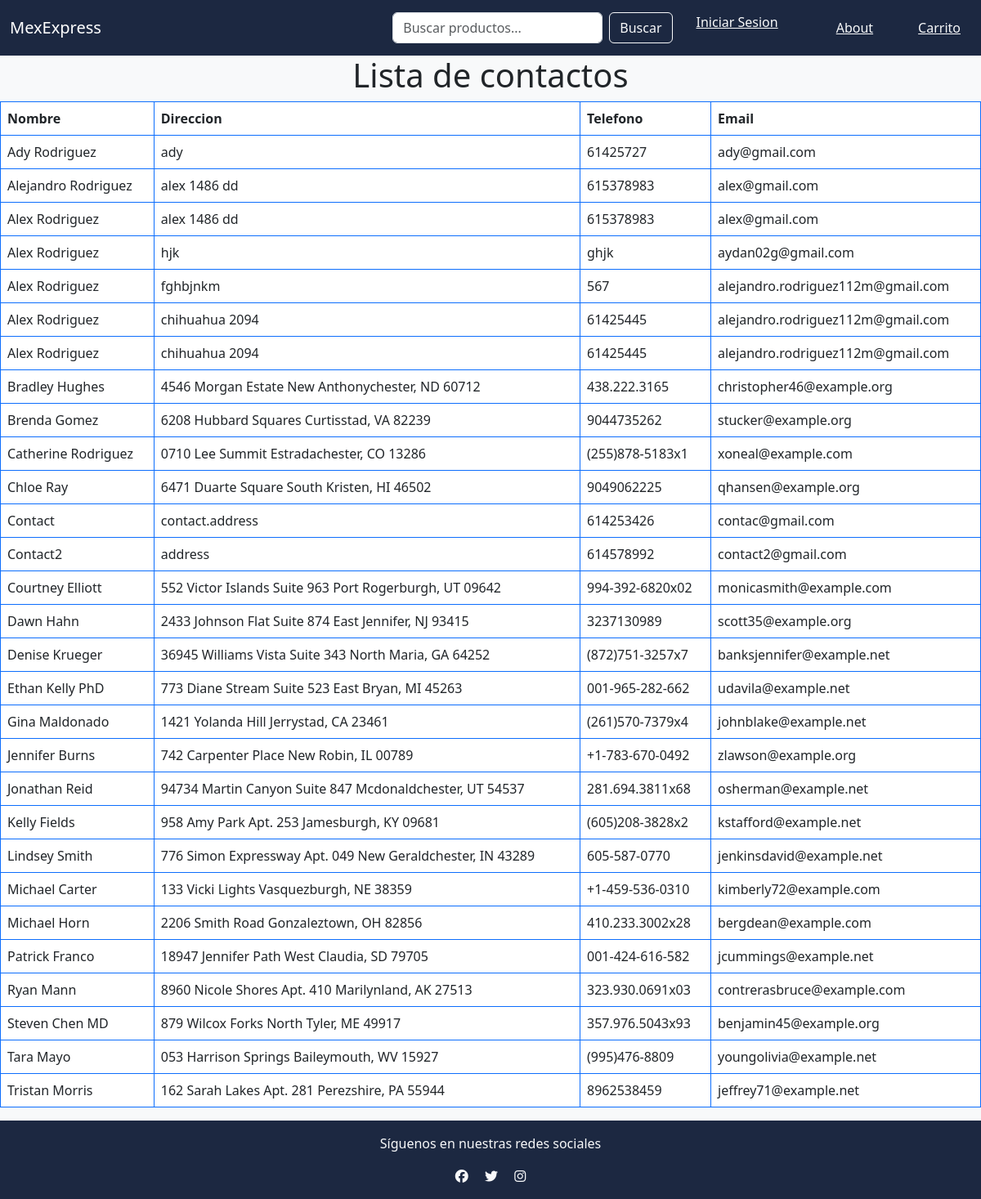
The page /shopapp/about/ on the database as committed earlier.
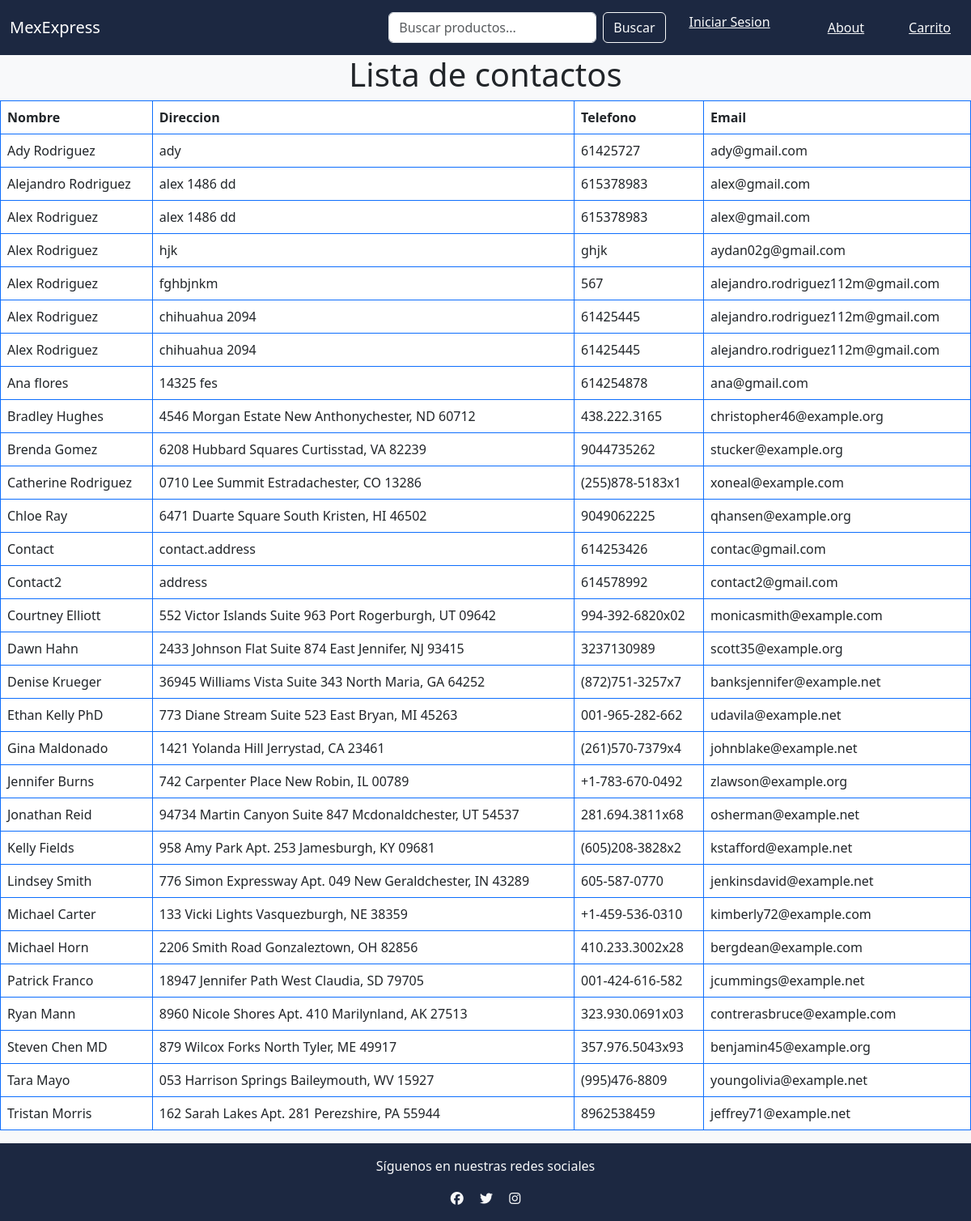
The same page on the database as committed later.
### shopApp/models.py (models this page shows, shortened)
class Contacts(models.Model):
    contact_full_name = models.CharField(max_length=255)
    contact_address = models.CharField(max_length=255)
    contact_phone = models.CharField(max_length=15)
    contact_email = models.EmailField(max_length=150,default='alex@gmail.com')
    contact_activate = models.BooleanField()

### shopApp/views.py (the view)
# urls.py: path('about/',views.about,name='about'),
def about(request):
    contacts_list = Contacts.objects.filter(contact_activate=True).order_by("contact_full_name")
    context = {
        'contacts': contacts_list
    }
    return render(request,'shopApp/about.html',context)

### templates/shopApp/about.html
{% extends 'shopApp/base.html' %}
{% block content %}
<center><h1>Lista de contactos</h1></center>
<table class="table table-bordered border-primary">
    <thead>
        <tr>
          <th scope="col">Nombre</th>
          <th scope="col">Direccion</th>
          <th scope="col">Telefono</th>
          <th scope="col">Email</th>
        </tr>
      </thead>
      <tbody>
        {% for contact in contacts %}
        <tr>
          <td>{{contact.contact_full_name}}</td>
          <td>{{contact.contact_address}}</td>
          <td>{{contact.contact_phone}}</td>
          <td>{{contact.contact_email}}</td>
        </tr>
        {% endfor %}
       </tbody>
  </table>
{% endblock %}

Rows that differ between the two databases and show on the page:
added Contacts: contact_full_name "Ana flores", contact_address "14325 fes", contact_phone "614254878", contact_email "ana@gmail.com"
